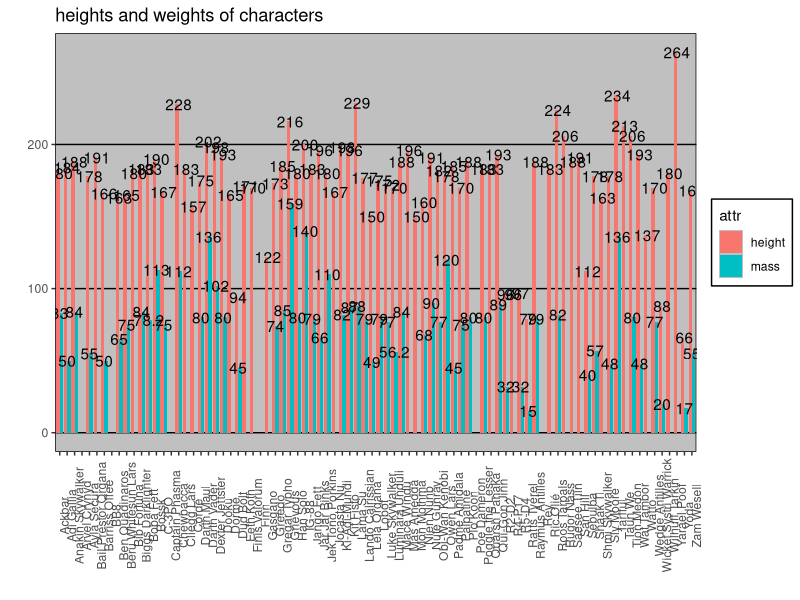
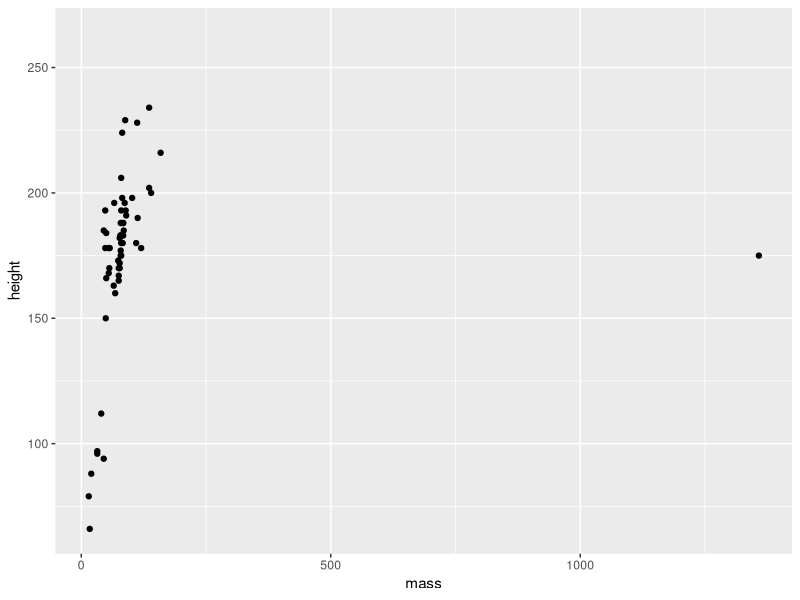
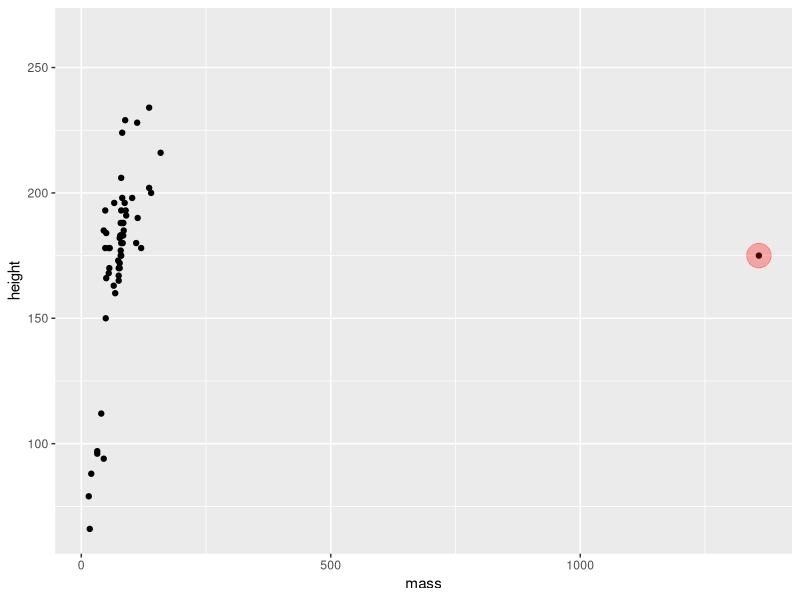
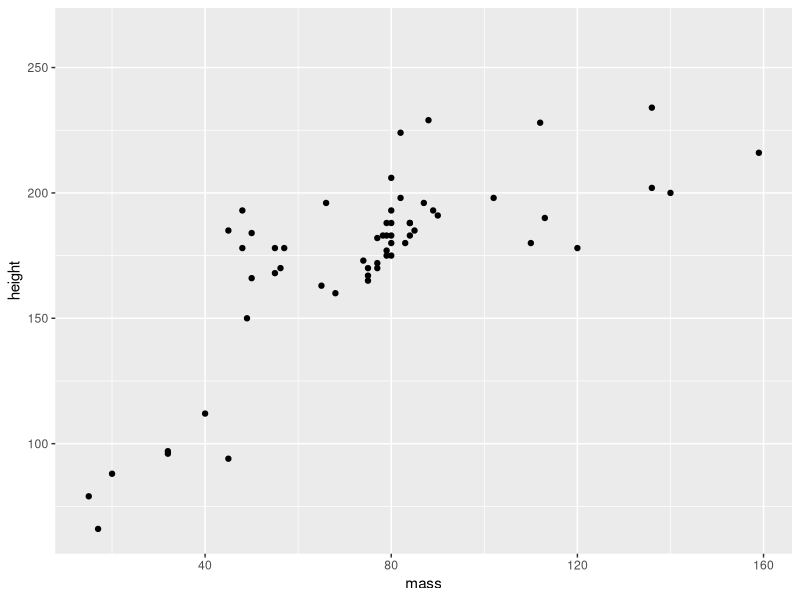
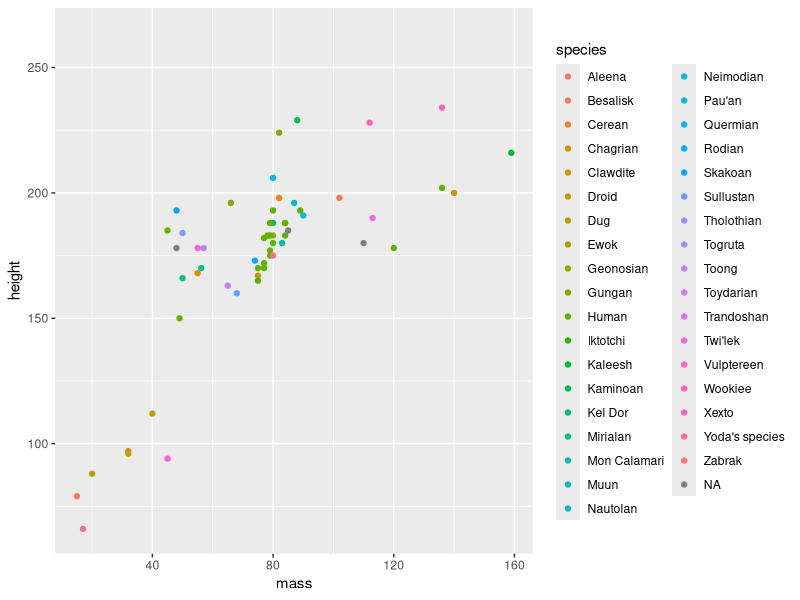
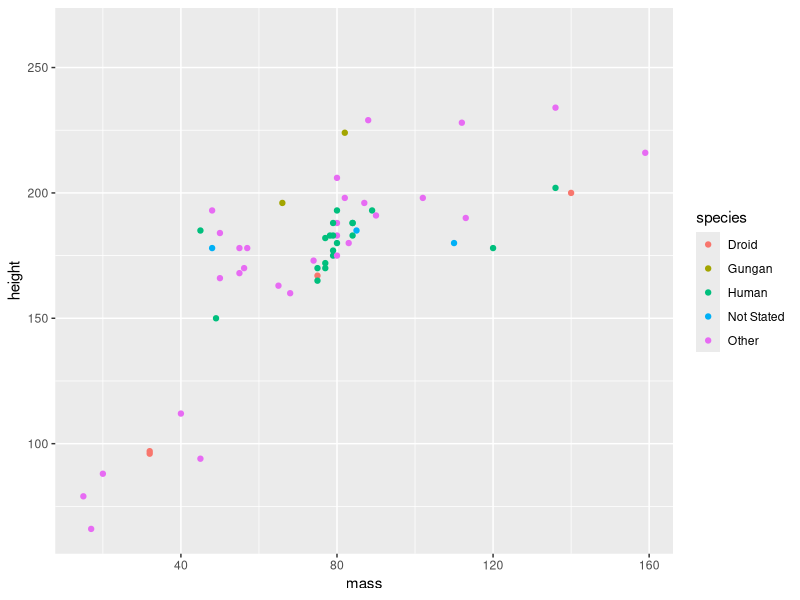
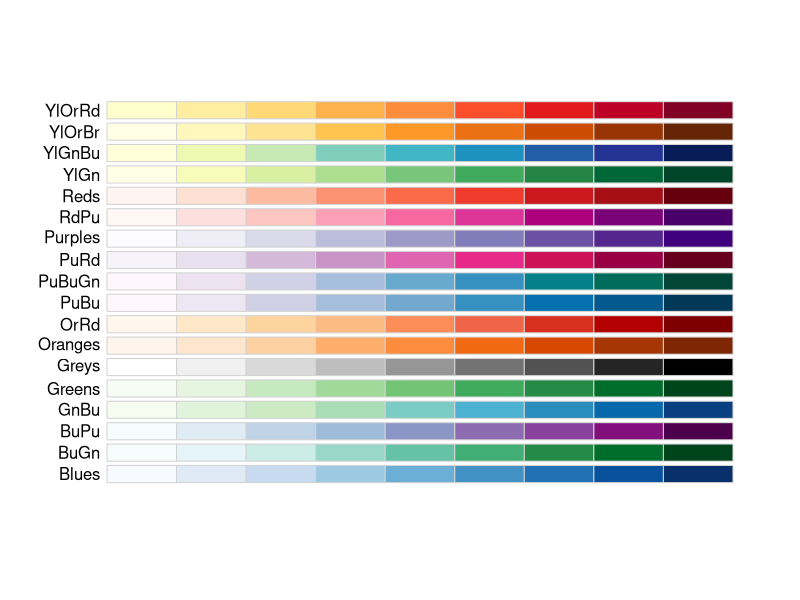
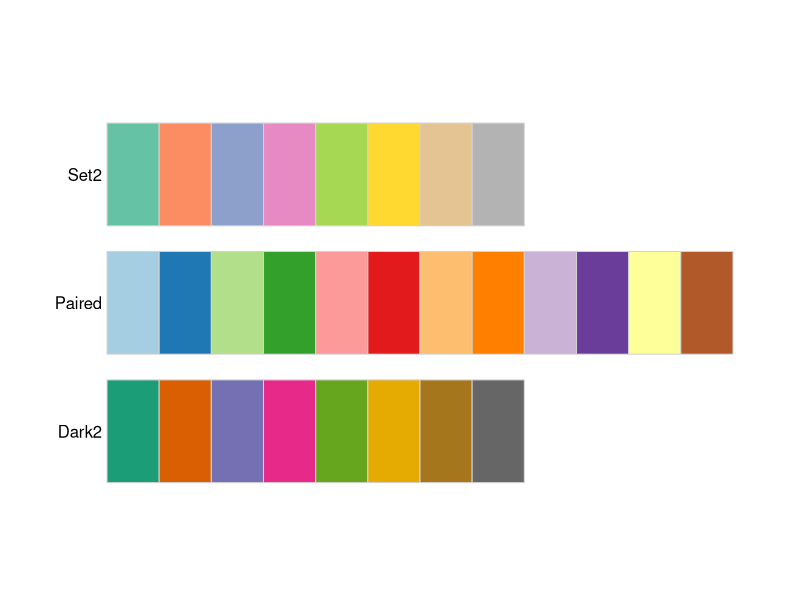

Generate these figures, in order, with R:
## ---- chunk 1
knitr::opts_chunk$set(
	echo = FALSE,
	message = FALSE,
	warning = FALSE
)
library(tidyverse)
library(ggthemes)
library(RColorBrewer)
library(ggrepel)

data("starwars")
## ---- chunk 2
starwars %>% 
  filter(!str_detect(name, "Jabba")) %>% 
  select(name, height, mass) %>% 
  gather(attr, val, -name) %>% 
  ggplot(aes(name, val, fill = attr, label = val)) +
  geom_bar(stat = "identity", position = "dodge") +
  geom_text() +
  theme_excel() +
  theme(axis.text.x = element_text(angle = 90)) +
  labs(x = "", 
       y = "",
       title = "heights and weights of characters")
## ---- chunk 3
starwars %>%
  ggplot(aes(mass, height)) +
  geom_point()
## ---- chunk 4
starwars %>%
  ggplot(aes(mass, height)) +
  geom_point() +
  geom_point(data = filter(starwars, str_detect(name, "Jabba")), aes(mass, height), colour = "red", size = 8, type = 1, alpha = 0.3)
## ---- chunk 5
starwars %>% 
  filter(!str_detect(name, "Jabba")) %>% 
  ggplot(aes(mass, height)) +
  geom_point()
## ---- chunk 6
starwars %>% 
  filter(!str_detect(name, "Jabba")) %>% 
  ggplot(aes(mass, height, colour = species)) +
  geom_point()
## ---- chunk 7
starwars %>% 
  filter(!str_detect(name, "Jabba")) %>% 
  replace_na(list(species = "Not Stated")) %>% 
  mutate(species = fct_lump(species, 4)) %>% 
  ggplot(aes(mass, height, colour = species)) +
  geom_point() 
## ---- chunk 8
display.brewer.all(colorblindFriendly = TRUE, type = "seq")
## ---- chunk 9
display.brewer.all(colorblindFriendly = TRUE, type = "qual")
## ---- chunk 10
display.brewer.all(colorblindFriendly = TRUE, type = "div")
## ---- chunk 11
starwars %>% 
  filter(!str_detect(name, "Jabba")) %>% 
  replace_na(list(species = "Not Stated")) %>% 
  mutate(species = fct_lump(species, 4)) %>% 
  ggplot(aes(mass, height, colour = species)) +
  geom_point() +
  scale_colour_viridis_d(direction = -1)
## ---- chunk 12
starwars %>% 
  filter(!str_detect(name, "Jabba")) %>% 
  replace_na(list(species = "Not Stated")) %>% 
  mutate(species = fct_lump(species, 4)) %>% 
  group_by(species) %>% 
  mutate(label = case_when(
    height == max(height, na.rm = TRUE) ~ name,
    height == min(height, na.rm = TRUE) ~ name
    )) %>% 
  ggplot(aes(mass, height, colour = species, label = label)) +
  geom_point() +
  scale_colour_viridis_d(direction = -1) +
  geom_label_repel(show.legend = FALSE, size = 3)
## ---- chunk 13
starwars %>% 
  filter(!str_detect(name, "Jabba")) %>% 
  replace_na(list(species = "Not Stated")) %>% 
  mutate(species = fct_lump(species, 4)) %>% 
  group_by(species) %>% 
  mutate(label = case_when(
    height == max(height, na.rm = TRUE) ~ name,
    height == min(height, na.rm = TRUE) ~ name
    )) %>% 
  ggplot(aes(mass, height, colour = species, label = label)) +
  geom_point() +
  scale_colour_viridis_d(direction = -1) +
  geom_label_repel(show.legend = FALSE, size = 3) +
  labs(y = "Height (cm)",
       x = "Weight (kg)",
       colour = "Species",
       title = "How big are Star Wars characters?",
       subtitle = "Comparing height and weight (where known) of star wars characters - excluding Jabba the Hutt",
       caption = "Source: This data comes from SWAPI, the Star Wars API, http://swapi.co/") +
  theme_minimal()

## ---- chunk 14
starwars %>% 
  filter(!str_detect(name, "Jabba")) %>% 
  replace_na(list(species = "Not Stated")) %>% 
  mutate(species = fct_lump(species, 4)) %>% 
  group_by(species) %>% 
  mutate(label = case_when(
    height == max(height, na.rm = TRUE) ~ name,
    height == min(height, na.rm = TRUE) ~ name
    )) %>% 
  ggplot(aes(mass, height, colour = species, label = label)) +
  geom_point(size = 2, alpha = 0.5) +
  scale_colour_viridis_d(direction = -1) +
  geom_label_repel(show.legend = FALSE, size = 4) +
  labs(y = "Height (cm)",
       x = "Weight (kg)",
       colour = "Species",
       title = "What is the body size of Star Wars characters?",
       subtitle = "Comparing height and weight (where known) of star wars characters - excluding Jabba the Hutt",
       caption = "Source: This data comes from SWAPI, the Star Wars API, http://swapi.co/") +
  theme_minimal()

## ---- chunk 15
starwars %>% 
  filter(!str_detect(name, "Jabba")) %>% 
  select(name, height, mass) %>% 
  gather(attr, val, -name) %>% 
  ggplot(aes(name, val, fill = attr, label = val)) +
  geom_bar(stat = "identity", position = "dodge") +
  geom_text() +
  theme_excel() +
  theme(axis.text.x = element_text(angle = 90)) +
  labs(x = "", 
       y = "",
       title = "heights and weights of characters")
